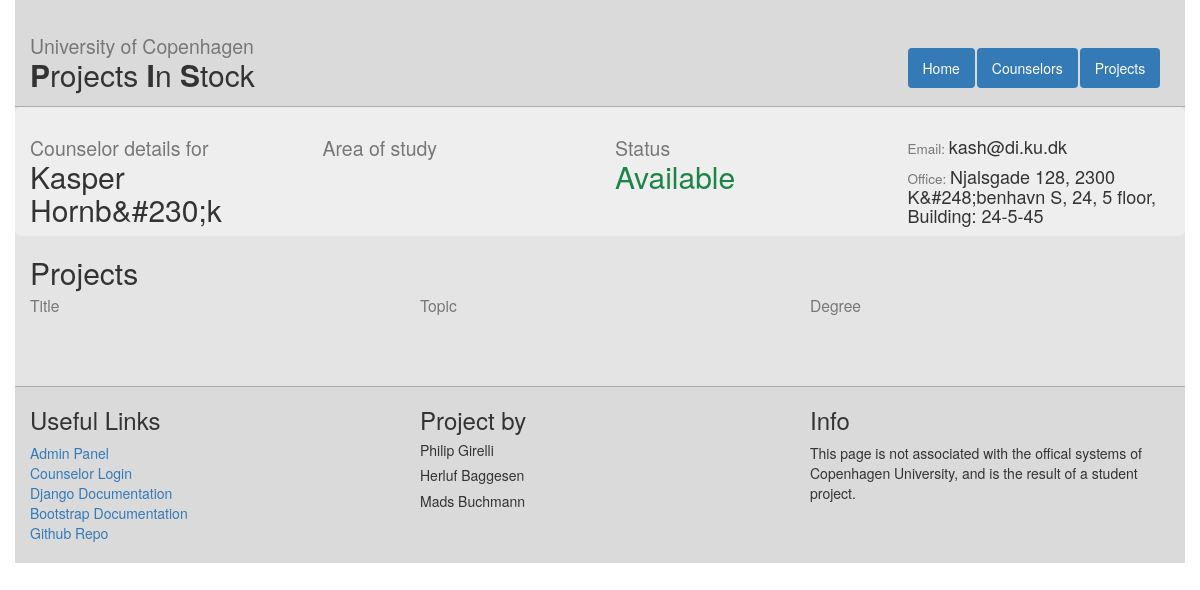
The page /counselors/293/ on the database its author committed.
### web/models.py (models this page shows, shortened)
class Counselor(models.Model):
    readonly_fields=('account_id',)
    name = models.CharField(max_length=255)
    email = models.EmailField()
    studyArea = models.CharField(max_length=255)
    office = models.CharField(max_length=255)
    projects = models.ManyToManyField(Project)
    url = models.URLField(default="NOURL")
    accountId = models.IntegerField(default=-1)
    statusChoices = (('Available','Available'),('Unavailable','Unavailable'))
    status = models.CharField(max_length=50, choices=statusChoices, default='Available')

### web/views.py (the view)
# urls.py: url(r'^counselors/(?P<counselor_id>[0-9]+)/$', views.counselor_detail, name="counselor_detail"),
def counselor_detail(request, counselor_id):
    counselor = get_object_or_404(Counselor, id=counselor_id)
    context = {
        'counselor': counselor
    }
    return render(request, 'web/counselor_detail.html', context)

### web/templates/web/counselor_detail.html (shortened to what this page needs)
{%extends "web/master.html" %}
{% block content%}
<div class="row info-box">
  <div class="col-md-3">
    <h2><small>Counselor details for</small><br />{{ counselor.name }}</h2>
  </div>
  <div class="col-md-3">
    <h2><small>Area of study</small><br />{{ counselor.study_area }}</h2>
  </div>
  <div class="col-md-3">
    <h2><small>Status</small><br />
        {% if counselor.status == "Available" %}
        <p class="colgreen">Available</p>
        {% else %}
        <p class="colred">Unavailable</p>
        {% endif %}
    </h2>
  </div>
  <div class="col-md-3">
    <br />
    <h4><small>Email:  </small>{{ counselor.email }}</h4>
    <h4><small>Office:  </small>{{ counselor.office }}</h4>
  </div>
</div>
  <h2>Projects</h2>
<div style="position: relative; top: -30px;">
  <div class="row">
    <div class="col-md-4">
      <h3><small>Title</small></h3>
    </div>
    <div class="col-md-4">
      <h3><small>Topic</small></h3>
    </div>
    <div class="col-md-4">
      <h3><small>Degree</small></h3>
    </div>
  </div>
</div>
{% endblock %}

### web/static/web/style.css (style rules this page uses)
html, body { height : 100%; }
.info-box { background-color : #eee; border-radius: 6px; }

### web/templates/web/counselor_detail.html (style rules this page uses)
p.colgreen { color:#1D8348 }

### rows shown on the page
Counselor: name "Kasper Hornb&#230;k", email "kash@di.ku.dk", office "Njalsgade 128, 2300 K&#248;benhavn S, 24, 5 floor, Building: 24-5-45"
